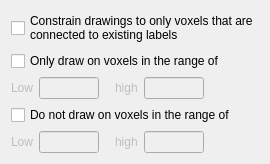
       <widget class="QWidget" name="tab">
        <attribute name="title">
         <string>Advanced Drawing</string>
        </attribute>
        <layout class="QVBoxLayout" name="verticalLayout_2">
         <item>
          <widget class="QCheckBox" name="checkBoxConstrain">
           <property name="text">
            <string>Constrain drawings to only voxels that are
connected to existing labels</string>
           </property>
          </widget>
         </item>
         <item>
          <widget class="QCheckBox" name="checkBoxDrawRange">
           <property name="text">
            <string>Only draw on voxels in the range of</string>
           </property>
          </widget>
         </item>
         <item>
          <layout class="QHBoxLayout" name="horizontalLayout">
           <item>
            <widget class="QLabel" name="labelDrawRangeLow">
             <property name="enabled">
              <bool>false</bool>
             </property>
             <property name="text">
              <string>Low</string>
             </property>
            </widget>
           </item>
           <item>
            <widget class="QLineEdit" name="lineEditDrawRangeLow">
             <property name="enabled">
              <bool>false</bool>
             </property>
             <property name="maximumSize">
              <size>
               <width>60</width>
               <height>16777215</height>
              </size>
             </property>
            </widget>
           </item>
           <item>
            <spacer name="horizontalSpacer_8">
             <property name="orientation">
              <enum>Qt::Horizontal</enum>
             </property>
             <property name="sizeType">
              <enum>QSizePolicy::Fixed</enum>
             </property>
             <property name="sizeHint" stdset="0">
              <size>
               <width>10</width>
               <height>0</height>
              </size>
             </property>
            </spacer>
           </item>
           <item>
            <widget class="QLabel" name="labelDrawRangeHigh">
             <property name="enabled">
              <bool>false</bool>
             </property>
             <property name="text">
              <string>high</string>
             </property>
            </widget>
           </item>
           <item>
            <widget class="QLineEdit" name="lineEditDrawRangeHigh">
             <property name="enabled">
              <bool>false</bool>
             </property>
             <property name="maximumSize">
              <size>
               <width>60</width>
               <height>16777215</height>
              </size>
             </property>
            </widget>
           </item>
           <item>
            <spacer name="horizontalSpacer_5">
             <property name="orientation">
              <enum>Qt::Horizontal</enum>
             </property>
             <property name="sizeHint" stdset="0">
              <size>
               <width>0</width>
               <height>0</height>
              </size>
             </property>
            </spacer>
           </item>
          </layout>
         </item>
         <item>
          <widget class="QCheckBox" name="checkBoxExcludeRange">
           <property name="text">
            <string>Do not draw on voxels in the range of</string>
           </property>
          </widget>
         </item>
         <item>
          <layout class="QHBoxLayout" name="horizontalLayout_2">
           <item>
            <widget class="QLabel" name="labelExcludeRangeLow">
             <property name="enabled">
              <bool>false</bool>
             </property>
             <property name="text">
              <string>Low</string>
             </property>
            </widget>
           </item>
           <item>
            <widget class="QLineEdit" name="lineEditExcludeRangeLow">
             <property name="enabled">
              <bool>false</bool>
             </property>
             <property name="maximumSize">
              <size>
               <width>60</width>
               <height>16777215</height>
              </size>
             </property>
            </widget>
           </item>
           <item>
            <spacer name="horizontalSpacer_9">
             <property name="orientation">
              <enum>Qt::Horizontal</enum>
             </property>
             <property name="sizeType">
              <enum>QSizePolicy::Fixed</enum>
             </property>
             <property name="sizeHint" stdset="0">
              <size>
               <width>10</width>
               <height>0</height>
              </size>
             </property>
            </spacer>
           </item>
           <item>
            <widget class="QLabel" name="labelExcludeRangeHigh">
             <property name="enabled">
              <bool>false</bool>
             </property>
             <property name="text">
              <string>high</string>
             </property>
            </widget>
           </item>
           <item>
            <widget class="QLineEdit" name="lineEditExcludeRangeHigh">
             <property name="enabled">
              <bool>false</bool>
             </property>
             <property name="maximumSize">
              <size>
               <width>60</width>
               <height>16777215</height>
              </size>
             </property>
            </widget>
           </item>
           <item>
            <spacer name="horizontalSpacer_6">
             <property name="orientation">
              <enum>Qt::Horizontal</enum>
             </property>
             <property name="sizeHint" stdset="0">
              <size>
               <width>0</width>
               <height>0</height>
              </size>
             </property>
            </spacer>
           </item>
          </layout>
         </item>
        </layout>
       </widget>
